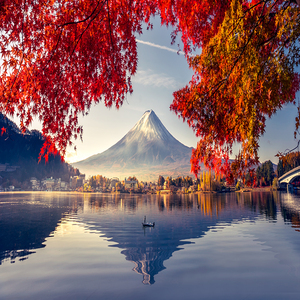
#> input picture images/original/land.jpg, 300 x 300 px, found by its file name
$ python time.py
#> lines starting #> are read from the running program, lines starting #| are printed output that depends on the picture
import numpy as np
from PIL import Image
from numpy import asarray
import galois
import random
import hashlib
import time

st = time.time()

img = Image.open("land.jpg")
#> img is the input picture: PIL image 300x300 RGB; mean R, G, B 131.8, 95.1, 98.5
 # getting the number of channels
channel_count = len(img.getbands())
#> channel_count = 3
#print(channel_count)
img_arr = np.reshape(img, (img.height, img.width, channel_count))
 # splitting up channels
channels = [img_arr[:,:,x] for x in range(channel_count)]
#> channels = 3 items
 # setting up a shuffling order for rows
random_perm = np.random.permutation(img.height)
 # reordering the rows with respect to the permutation
 #shuffled_img_arr = np.dstack([x[random_perm, :] for x in channels]).astype(np.uint8)
shuffled_img_arr = np.dstack([x[random_perm, :] for x in channels]).astype(np.uint8)
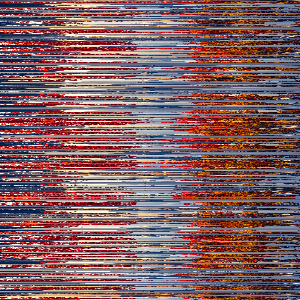
#> shuffled_img_arr: shape (300, 300, 3); mean of channels 0, 1, 2 131.8, 95.1, 98.5; drawn as R, G, B
 # creating the Image from the shuffled array
if(channel_count==1):
    shuf=np.squeeze(shuffled_img_arr,axis=2)
    shuffled_img=Image.fromarray((shuf))
else:
    shuffled_img=Image.fromarray((shuffled_img_arr))

 # saving the shuffled file
 #shuffled_img.save("spepper.jpg")
 #print(shuffled_img)
 #Matrix multiplication using galois field

#> (the run stopped early here; a loop or call above may not have finished)

$ run again, with images/original/cam.jpg copied over images/original/land.jpg
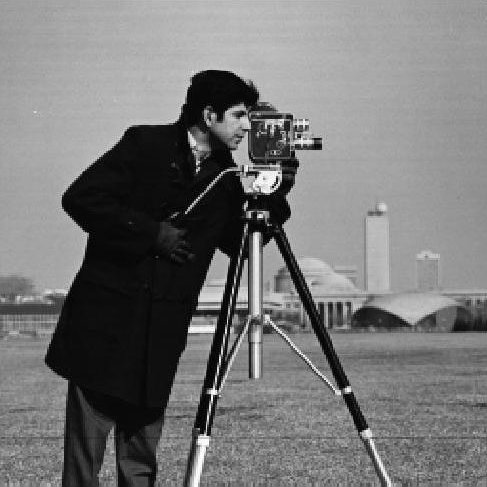
#> input picture images/original/cam.jpg, 487 x 487 px, found by its file name
#> img is the input picture: PIL image 487x487 L; min 0, max 255, mean 118.6
#> channel_count = 1
#> channels = 1 item
#> `shuffled_img_arr = np.dstack([x[random_perm, :] for x in channels]).as..`:
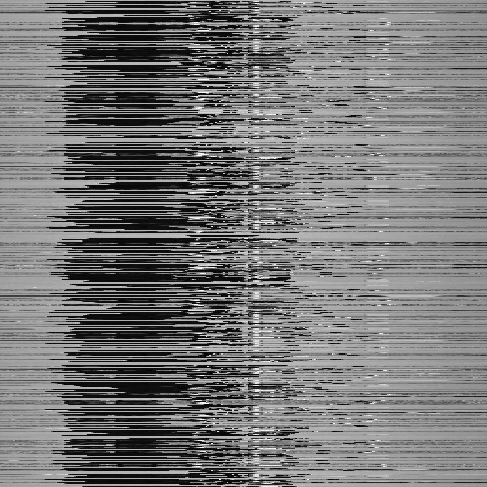
#> shuffled_img_arr: shape (487, 487, 1); min 0, max 255, mean 118.6

$ run again, with images/original/feather.jpg copied over images/original/land.jpg
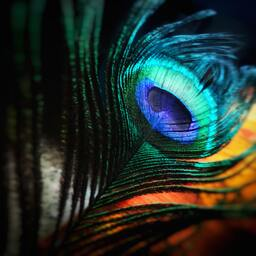
#> input picture images/original/feather.jpg, 256 x 256 px, found by its file name
#> img is the input picture: PIL image 256x256 RGB; mean R, G, B 34.9, 49.1, 44
#> channel_count = 3
#> channels = 3 items
#> `shuffled_img_arr = np.dstack([x[random_perm, :] for x in channels]).as..`:
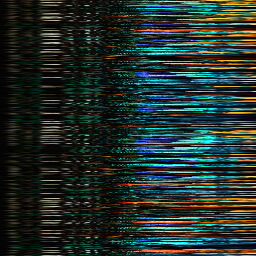
#> shuffled_img_arr: shape (256, 256, 3); mean of channels 0, 1, 2 34.9, 49.1, 44; drawn as R, G, B

$ run again, with images/original/mandrill.png saved as images/original/land.jpg
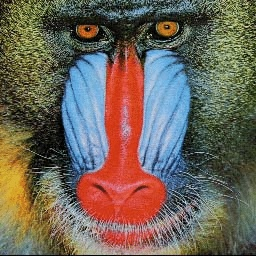
#> input picture images/original/mandrill.png, 256 x 256 px, found by its file name
#> img is the input picture: PIL image 256x256 RGB; mean R, G, B 111, 101.2, 89.4
#> channel_count = 3
#> channels = 3 items
#> `shuffled_img_arr = np.dstack([x[random_perm, :] for x in channels]).as..`:
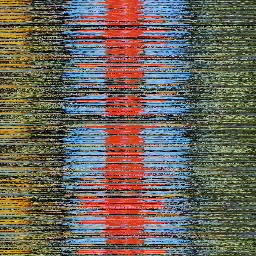
#> shuffled_img_arr: shape (256, 256, 3); mean of channels 0, 1, 2 111, 101.2, 89.4; drawn as R, G, B
